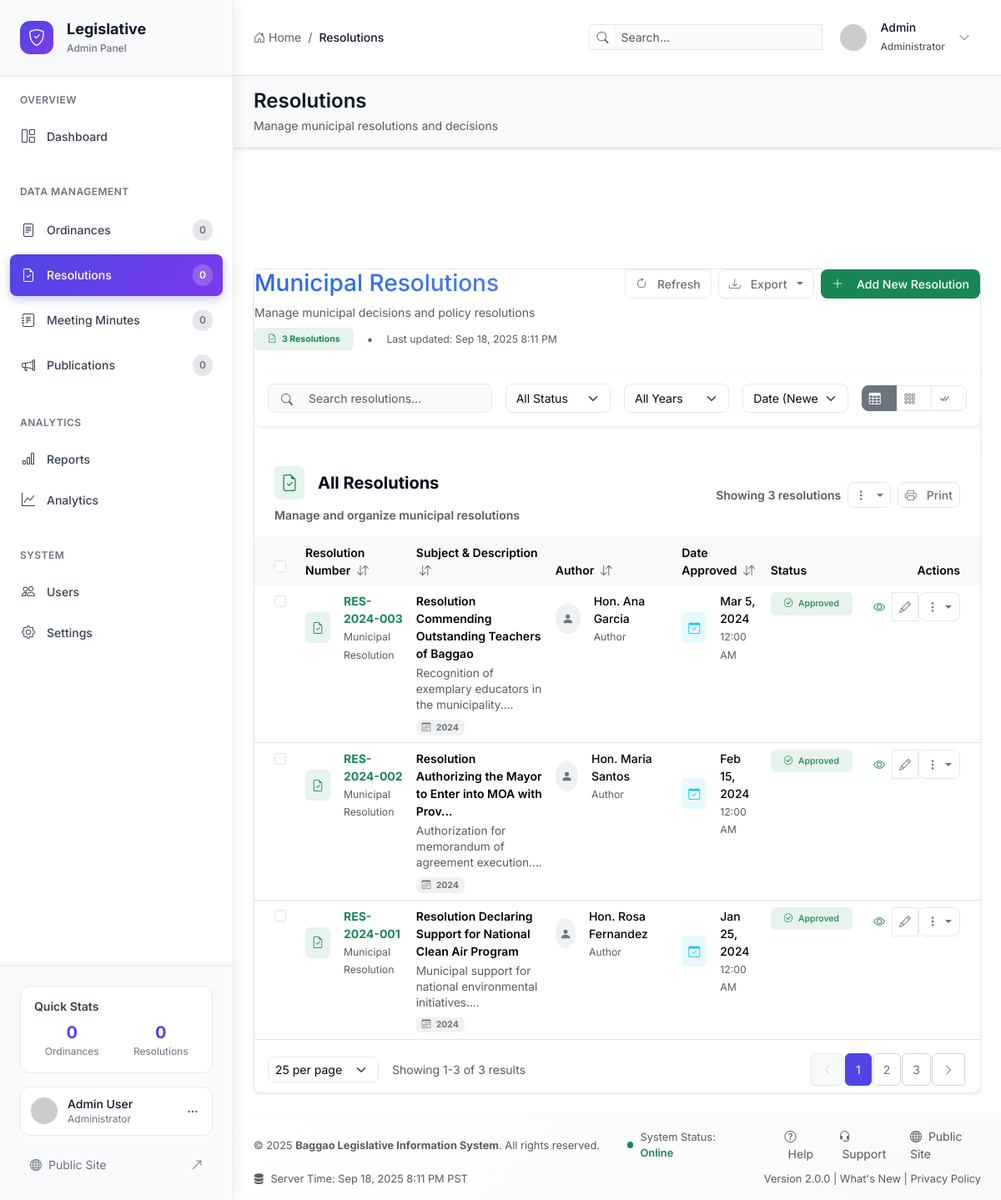
/admin/resolutions (signed in), run on an earlier commit of the app's database.
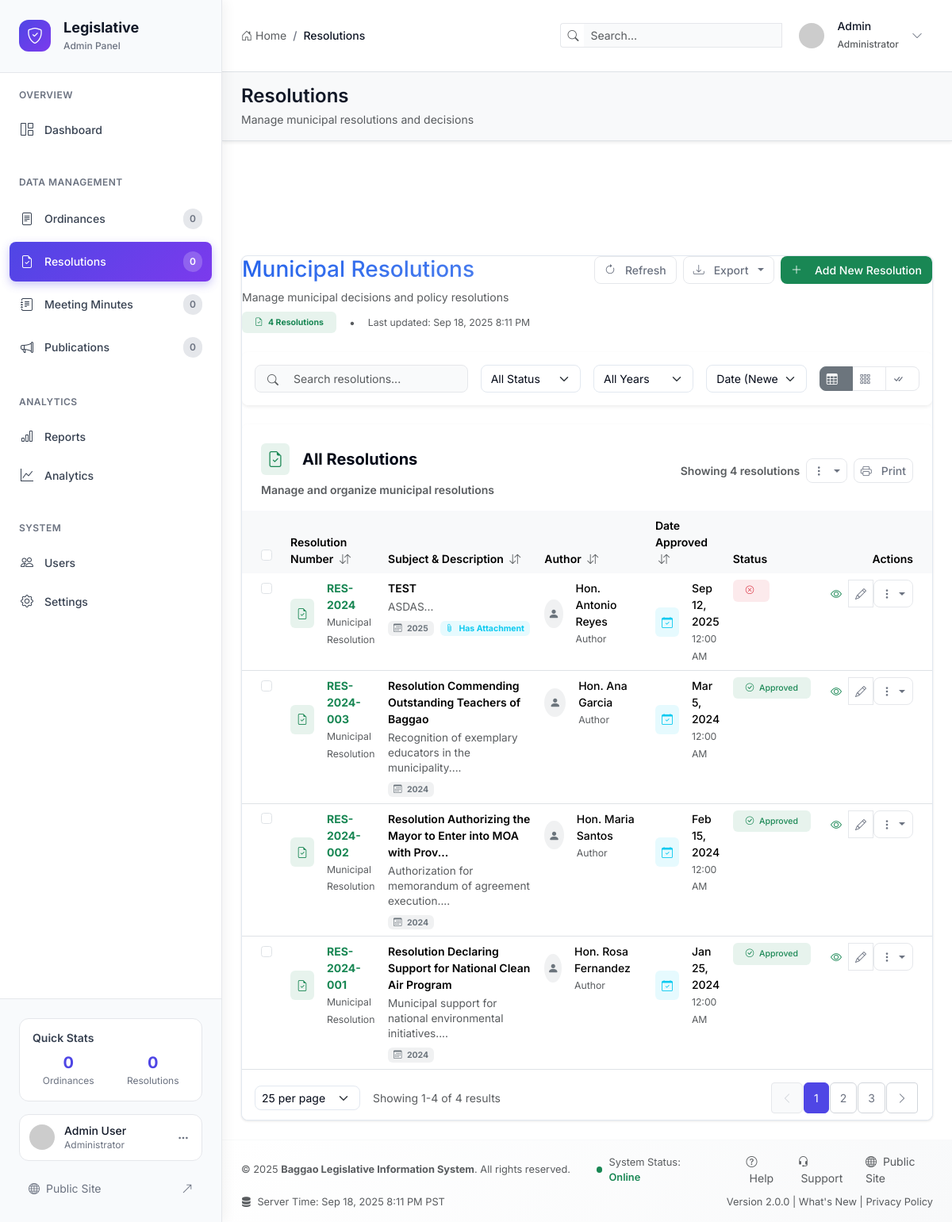
And on a later commit of the database.
### tables this page shows
CREATE TABLE `resolutions` (
  `id` int(11) NOT NULL,
  `resolution_number` varchar(50) NOT NULL,
  `subject` text NOT NULL,
  `author_id` int(11) NOT NULL,
  `date_approved` date NOT NULL,
  `status` enum('approved','pending','rejected') DEFAULT 'pending',
  `file_path` varchar(255) DEFAULT NULL,
  `summary` text DEFAULT NULL,
  `keywords` varchar(255) DEFAULT NULL,
  `created_at` timestamp NOT NULL DEFAULT current_timestamp(),
  `updated_at` timestamp NOT NULL DEFAULT current_timestamp() ON UPDATE current_timestamp()
);

CREATE TABLE `councilors` (
  `id` int(11) NOT NULL,
  `name` varchar(100) NOT NULL,
  `photo` varchar(255) DEFAULT NULL,
  `position` varchar(50) NOT NULL,
  `term_start` year(4) NOT NULL,
  `term_end` year(4) NOT NULL,
  `committees` text DEFAULT NULL,
  `contact_info` text DEFAULT NULL,
  `status` enum('active','inactive') DEFAULT 'active',
  `created_at` timestamp NOT NULL DEFAULT current_timestamp(),
  `updated_at` timestamp NOT NULL DEFAULT current_timestamp() ON UPDATE current_timestamp()
);

### views/admin/resolutions.php (the view, shortened to what the changed rows need)
<?php
$page_title = 'Resolutions';
$breadcrumbs = [
    ['title' => 'Resolutions', 'url' => '#']
];
?>
<div class="d-flex justify-content-between align-items-start mb-4">
    <div>
        <h1 class="h3 mb-2 text-gradient">Municipal Resolutions</h1>
        <div class="d-flex align-items-center gap-3 mt-2">
            <span class="badge bg-success bg-opacity-10 text-success px-3 py-2">
                <i class="bi bi-file-earmark-check me-1"></i>
                <?= count($resolutions ?? []) ?> Resolutions
            </span>
            <span class="text-muted">•</span>
            <small class="text-muted">Last updated: <?= date('M j, Y g:i A') ?></small>
        </div>
    </div>
</div>
<div class="card border-0 shadow-sm">
    <div class="card-header bg-transparent border-0 pb-3 pt-4">
        <div class="d-flex justify-content-between align-items-center">
            <div class="d-flex gap-2 align-items-center">
                <span class="text-muted" id="resultCount">Showing <?= count($resolutions ?? []) ?> resolutions</span>
                <div class="dropdown">
                    <button class="btn btn-outline-secondary btn-sm dropdown-toggle" type="button" data-bs-toggle="dropdown">
                    </button>
                </div>
                <button class="btn btn-outline-secondary btn-sm" onclick="window.print()">
                    <i class="bi bi-printer me-1"></i>Print
                </button>
            </div>
        </div>
    </div>
    <div class="card-body p-0">
        <?php if (!empty($resolutions)): ?>
            <div class="table-responsive">
                <table class="table table-hover mb-0" id="resolutionsTable">
                    <thead class="table-light">
                        <tr>
                            <th class="fw-semibold border-0 ps-4">
                                <div class="form-check">
                                    <input class="form-check-input" type="checkbox" id="selectAllCheckbox" onchange="toggleSelectAll()">
                                </div>
                            </th>
                            <th class="fw-semibold border-0 sortable" onclick="sortColumn('resolution_number')">
                                Resolution Number
                                <i class="bi bi-arrow-down-up ms-1 text-muted"></i>
                            </th>
                            <th class="fw-semibold border-0 sortable" onclick="sortColumn('subject')">
                                Subject & Description
                                <i class="bi bi-arrow-down-up ms-1 text-muted"></i>
                            </th>
                            <th class="fw-semibold border-0 sortable" onclick="sortColumn('author_name')">
                                Author
                                <i class="bi bi-arrow-down-up ms-1 text-muted"></i>
                            </th>
                            <th class="fw-semibold border-0 sortable" onclick="sortColumn('date_approved')">
                                Date Approved
                                <i class="bi bi-arrow-down-up ms-1 text-muted"></i>
                            </th>
                            <th class="fw-semibold border-0">Status</th>
                            <th class="fw-semibold border-0 text-end pe-4">Actions</th>
                        </tr>
                    </thead>
                    <tbody>
                        <?php foreach ($resolutions as $resolution): ?>
                            <tr class="resolution-row" data-status="<?= $resolution['status'] ?>" data-year="<?= date('Y', strtotime($resolution['date_approved'])) ?>">
                                <td class="ps-4">
                                    <div class="form-check">
                                        <input class="form-check-input row-checkbox" type="checkbox" value="<?= $resolution['id'] ?>">
                                    </div>
                                </td>
                                <td>
                                    <div class="d-flex align-items-center">
                                        <div class="bg-success bg-opacity-10 rounded-2 p-2 me-3">
                                            <i class="bi bi-file-earmark-check text-success"></i>
                                        </div>
                                        <div>
                                            <div class="fw-bold text-success"><?= htmlspecialchars($resolution['resolution_number']) ?></div>
                                            <small class="text-muted">Municipal Resolution</small>
                                        </div>
                                    </div>
                                </td>
                                <td>
                                    <div>
                                        <div class="fw-semibold mb-1"><?= htmlspecialchars(substr($resolution['subject'], 0, 60)) ?><?= strlen($resolution['subject']) > 60 ? '...' : '' ?></div>
                                        <?php if (!empty($resolution['summary'])): ?>
                                            <p class="text-muted mb-0" style="font-size: 0.85rem; line-height: 1.4;">
                                                <?= htmlspecialchars(substr($resolution['summary'], 0, 100)) ?>...
                                            </p>
                                        <?php endif; ?>
                                        <div class="d-flex align-items-center gap-2 mt-2">
                                            <span class="badge bg-secondary bg-opacity-10 text-secondary">
                                                <i class="bi bi-calendar3 me-1"></i>
                                                <?= date('Y', strtotime($resolution['date_approved'])) ?>
                                            </span>
                                            <?php if (!empty($resolution['file_path'])): ?>
                                                <span class="badge bg-info bg-opacity-10 text-info">
                                                    <i class="bi bi-paperclip me-1"></i>
                                                    Has Attachment
                                                </span>
                                            <?php endif; ?>
                                        </div>
                                    </div>
                                </td>
                                <td>
                                    <div class="d-flex align-items-center">
                                        <div class="bg-secondary bg-opacity-10 rounded-circle d-flex align-items-center justify-content-center me-3" style="width: 36px; height: 36px;">
                                            <i class="bi bi-person-fill text-secondary"></i>
                                        </div>
                                        <div>
                                            <div class="fw-medium"><?= htmlspecialchars($resolution['author_name']) ?></div>
                                            <small class="text-muted">Author</small>
                                        </div>
                                    </div>
                                </td>
                                <td>
                                    <div class="d-flex align-items-center">
                                        <div class="bg-info bg-opacity-10 rounded-2 p-2 me-3">
                                            <i class="bi bi-calendar-check text-info"></i>
                                        </div>
                                        <div>
                                            <div class="fw-medium"><?= date('M j, Y', strtotime($resolution['date_approved'])) ?></div>
                                            <small class="text-muted"><?= date('g:i A', strtotime($resolution['date_approved'])) ?></small>
                                        </div>
                                    </div>
                                </td>
                                <td>
                                    <span class="badge bg-<?= $resolution['status'] === 'approved' ? 'success' : ($resolution['status'] === 'pending' ? 'warning' : 'danger') ?> bg-opacity-10 text-<?= $resolution['status'] === 'approved' ? 'success' : ($resolution['status'] === 'pending' ? 'warning' : 'danger') ?> px-3 py-2 fw-medium">
                                        <i class="bi bi-<?= $resolution['status'] === 'approved' ? 'check-circle' : ($resolution['status'] === 'pending' ? 'clock' : 'x-circle') ?> me-1"></i>
                                        <?= ucfirst($resolution['status']) ?>
                                    </span>
                                </td>
                                <td class="text-end pe-4">
                                    <div class="btn-group btn-group-sm">
                                        <a href="<?= BASE_URL ?>resolutions/view/<?= $resolution['id'] ?>" class="btn btn-outline-success hover-shadow" title="View Details">
                                            <i class="bi bi-eye"></i>
                                        </a>
                                        <a href="<?= BASE_URL ?>admin/edit_resolution/<?= $resolution['id'] ?>" class="btn btn-outline-secondary hover-shadow" title="Edit Resolution">
                                            <i class="bi bi-pencil"></i>
                                        </a>
                                        <div class="dropdown">
                                            <button class="btn btn-outline-secondary dropdown-toggle dropdown-toggle-split" type="button" data-bs-toggle="dropdown">
                                                <i class="bi bi-three-dots-vertical"></i>
                                            </button>
                                        </div>
                                    </div>
                                </td>
                            </tr>
                        <?php endforeach; ?>
                    </tbody>
                </table>
            </div>
            <div class="card-footer bg-transparent border-0 pt-3">
                <div class="d-flex justify-content-between align-items-center">
                    <div class="d-flex align-items-center gap-3">
                        <select class="form-select form-select-sm" style="width: auto;" onchange="changePageSize(this.value)">
                            <option value="25" selected>25 per page</option>
                        </select>
                        <span class="text-muted">Showing 1-<?= count($resolutions ?? []) ?> of <?= count($resolutions ?? []) ?> results</span>
                    </div>
                    <nav>
                        <ul class="pagination pagination-sm mb-0">
                            <li class="page-item disabled">
                                <a class="page-link" href="#"><i class="bi bi-chevron-left"></i></a>
                            </li>
                            <li class="page-item active">
                                <a class="page-link" href="#">1</a>
                            </li>
                            <li class="page-item">
                                <a class="page-link" href="#">2</a>
                            </li>
                            <li class="page-item">
                                <a class="page-link" href="#">3</a>
                            </li>
                            <li class="page-item">
                                <a class="page-link" href="#"><i class="bi bi-chevron-right"></i></a>
                            </li>
                        </ul>
                    </nav>
                </div>
            </div>
        <?php endif; ?>
    </div>
</div>
<?php
include __DIR__ . '/layout.php';
?>

### views/admin/partials/header.php (shortened to what the changed rows need)
<?php
$page_title = isset($page_title) ? $page_title : 'Dashboard';
$breadcrumbs = isset($breadcrumbs) ? $breadcrumbs : [];
?>
<header class="admin-header bg-white border-bottom shadow-sm sticky-top">
    <div class="container-fluid px-0">
        <div class="header-main d-flex align-items-center justify-content-between px-4 py-3">
            <div class="header-left d-flex align-items-center">
                <nav class="breadcrumb-nav">
                    <?php if (!empty($breadcrumbs)): ?>
                        <ol class="breadcrumb mb-0">
                            <li class="breadcrumb-item">
                                <a href="<?= BASE_URL ?>admin" class="text-muted">
                                </a>
                            </li>
                            <?php foreach ($breadcrumbs as $index => $crumb): ?>
                                <?php if ($index === count($breadcrumbs) - 1): ?>
                                    <li class="breadcrumb-item active"><?= htmlspecialchars($crumb['title']) ?></li>
                                <?php endif; ?>
                            <?php endforeach; ?>
                        </ol>
                    <?php endif; ?>
                </nav>
            </div>
        </div>
        <div class="page-header px-4 py-3 bg-light border-top">
            <div class="d-flex align-items-center justify-content-between">
                <div class="page-title-section">
                    <h1 class="page-title h4 fw-semibold mb-1"><?= htmlspecialchars($page_title) ?></h1>
                </div>
            </div>
        </div>
    </div>
</header>

What changed in the data, as far as the page shows it:
added resolutions: resolution_number "RES-2024", subject "TEST", summary "ASDAS", date_approved "2025", shows "Has Attachment", author.name "Hon. Antonio Reyes", date_approved "Sep 12, 2025", date_approved "12:00 AM", status empty (drawn)
Also different on the page:
count($resolutions ?? []): "3" → "4"
